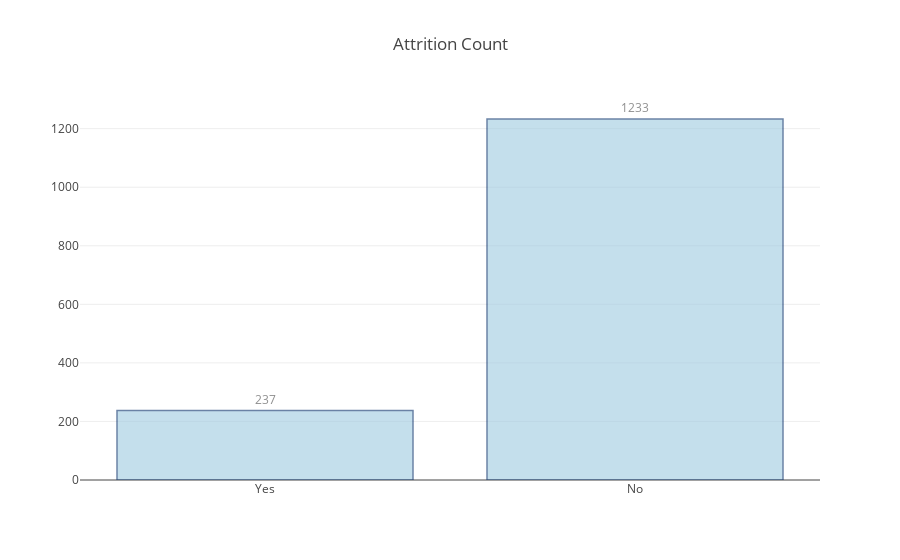

This figure's notebook cell:
### Markdown cell above
### 3.1.1 How many employees have left the company?

### Code cell
# Attrition distribution
print("Percentage of Current Employees = {:.1f}%".format(
    data[data['Attrition'] == 'No'].shape[0] / data.shape[0]*100))

print("Percentage of Former Employees = {:.1f}%".format(
    data[data['Attrition'] == 'Yes'].shape[0] / data.shape[0]*100))

# Count & Percent by Attrition
grouped = data[['Attrition']].groupby(["Attrition"])
output = pd.DataFrame()
output['n'] = grouped["Attrition"].count()
output.reset_index(inplace=True)

# Sort in ascending order for plotting
output = output.sort_values('n', ascending=True)

# Plotly object: Attrition Counts
p = [go.Bar(x = output.Attrition, 
            y = output.n, 
            text=output.n,
            textposition = 'outside',
            orientation = 'v',
            opacity=0.6, 
            marker=dict(
                color='rgb(158,202,225)',
                line=dict(
                    color='rgb(8,48,107)',
                    width=1.5)))]

# Pieces of Flair
layout = go.Layout(title='Attrition Count')
fig = go.Figure(data=p, layout=layout)

py.offline.iplot(fig)

### Figure 1 — Plotly figure (JSON) as saved in the notebook; plotly's stock layout.template omitted (floating-point values rounded to 4 significant figures)
{"data": [{"marker": {"color": "rgb(158,202,225)", "line": {"color": "rgb(8,48,107)", "width": 1.5}}, "opacity": 0.6, "orientation": "v", "text": [237, 1233], "textposition": "outside", "type": "bar", "uid": "836f9fbd-7a5c-42de-963a-cb7b1037c21f", "x": ["Yes", "No"], "y": [237, 1233]}], "layout": {"title": {"text": "Attrition Count"}}}
